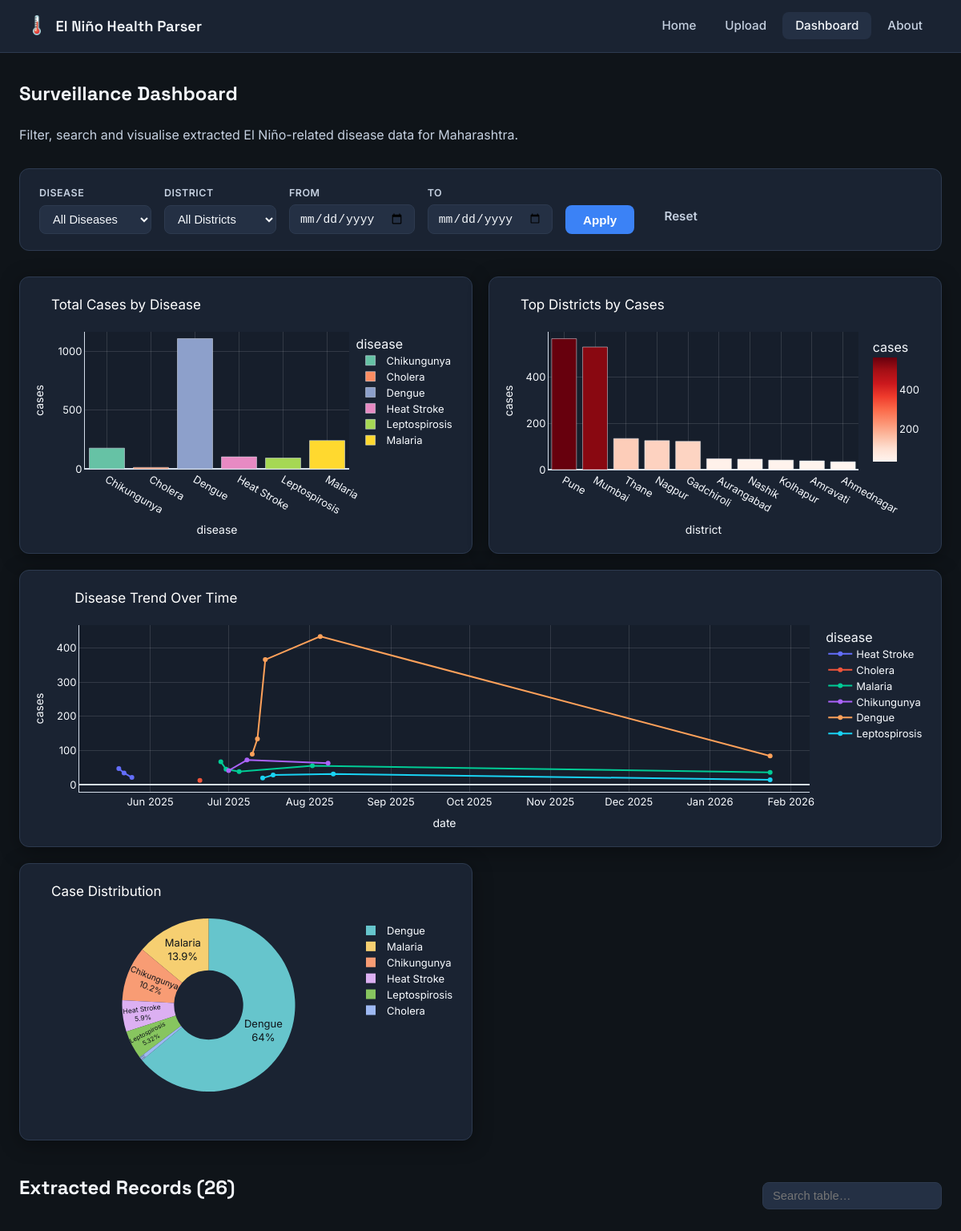
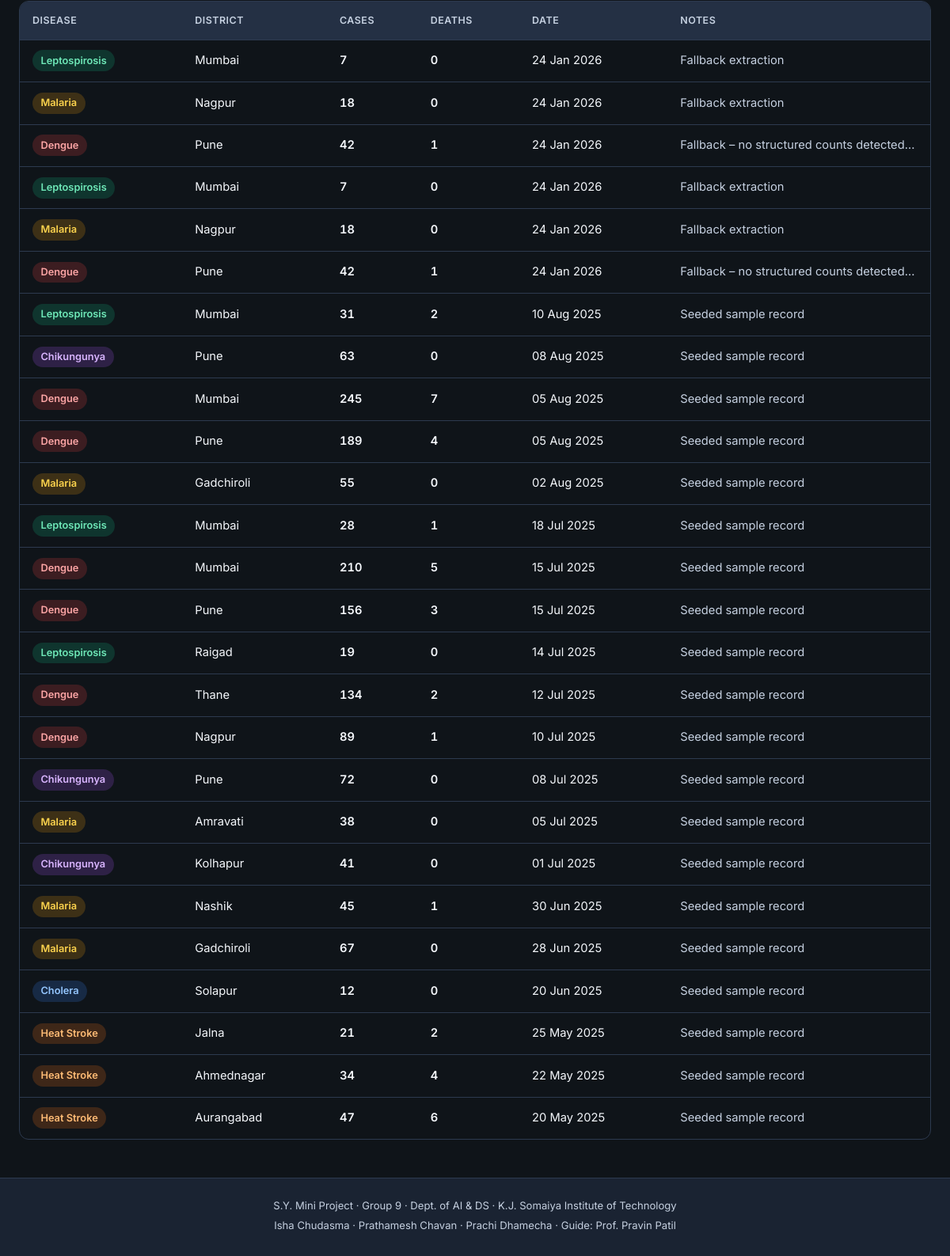
/dashboard, run on the app's committed database (2 pictures, top to bottom).
### app.py (models this page shows)
class DiseaseRecord(db.Model):
    __tablename__ = "disease_records"
    id = db.Column(db.Integer, primary_key=True)
    bulletin_id = db.Column(db.Integer, db.ForeignKey("bulletins.id"), nullable=False)
    disease = db.Column(db.String(100), nullable=False, index=True)
    district = db.Column(db.String(100), nullable=False, index=True)
    cases = db.Column(db.Integer, default=0)
    deaths = db.Column(db.Integer, default=0)
    report_date = db.Column(db.Date, index=True)
    notes = db.Column(db.String(255))
    created_at = db.Column(db.DateTime, default=datetime.utcnow)

### app.py (the view)
@app.route("/dashboard")
def dashboard():
    disease_filter = request.args.get("disease", "")
    district_filter = request.args.get("district", "")
    date_from = request.args.get("date_from", "")
    date_to = request.args.get("date_to", "")
    query = DiseaseRecord.query
    if disease_filter:
        query = query.filter(DiseaseRecord.disease == disease_filter)
    if district_filter:
        query = query.filter(DiseaseRecord.district == district_filter)
    if date_from:
        try:
            query = query.filter(DiseaseRecord.report_date >= datetime.strptime(date_from, "%Y-%m-%d").date())
        except ValueError:
            pass
    if date_to:
        try:
            query = query.filter(DiseaseRecord.report_date <= datetime.strptime(date_to, "%Y-%m-%d").date())
        except ValueError:
            pass
    records = query.order_by(DiseaseRecord.report_date.desc()).all()
    all_records = DiseaseRecord.query.all()
    df = pd.DataFrame([{
        "disease": r.disease,
        "district": r.district,
        "cases": r.cases,
        "deaths": r.deaths,
        "date": r.report_date.isoformat() if r.report_date else None,
    } for r in all_records])
    charts = {}
    if not df.empty:
        disease_sum = df.groupby("disease")["cases"].sum().reset_index()
        fig1 = px.bar(disease_sum, x="disease", y="cases", color="disease",
                      title="Total Cases by Disease",
                      color_discrete_sequence=px.colors.qualitative.Set2)
        style_fig(fig1)
        charts["by_disease"] = json.dumps(fig1, cls=PlotlyJSONEncoder)
        dist_sum = df.groupby("district")["cases"].sum().nlargest(10).reset_index()
        fig2 = px.bar(dist_sum, x="district", y="cases", color="cases",
                      title="Top Districts by Cases",
                      color_continuous_scale="Reds")
        style_fig(fig2)
        charts["by_district"] = json.dumps(fig2, cls=PlotlyJSONEncoder)
        if "date" in df.columns and df["date"].notna().any():
            trend = df.groupby(["date", "disease"])["cases"].sum().reset_index()
            fig3 = px.line(trend, x="date", y="cases", color="disease",
                           title="Disease Trend Over Time", markers=True)
            style_fig(fig3)
            charts["trend"] = json.dumps(fig3, cls=PlotlyJSONEncoder)
        fig4 = px.pie(disease_sum, names="disease", values="cases",
                      title="Case Distribution", hole=0.4,
                      color_discrete_sequence=px.colors.qualitative.Pastel)
        style_fig(fig4)
        fig4.update_traces(textposition="inside", textinfo="percent+label",
                           textfont=dict(color="#0f1419", size=13))
        charts["pie"] = json.dumps(fig4, cls=PlotlyJSONEncoder)
    all_diseases = [r[0] for r in db.session.query(DiseaseRecord.disease).distinct()]
    all_districts = [r[0] for r in db.session.query(DiseaseRecord.district).distinct()]
    return render_template(
        "dashboard.html",
        records=records,
        charts=charts,
        all_diseases=sorted(all_diseases),
        all_districts=sorted(all_districts),
        disease_filter=disease_filter,
        district_filter=district_filter,
        date_from=date_from,
        date_to=date_to,
    )

### templates/dashboard.html (shortened to what this page needs)
{% extends "base.html" %}
{% block content %}
<section class="page-header">
  <h1>Surveillance Dashboard</h1>
  <p>Filter, search and visualise extracted El Niño-related disease data for Maharashtra.</p>
</section>
<form class="filter-bar" method="GET" action="{{ url_for('dashboard') }}">
  <div class="filter-group">
    <label for="disease">Disease</label>
    <select name="disease" id="disease">
      <option value="">All Diseases</option>
    </select>
  </div>
  <div class="filter-group">
    <label for="district">District</label>
    <select name="district" id="district">
      <option value="">All Districts</option>
    </select>
  </div>
  <div class="filter-group">
    <label for="date_from">From</label>
    <input type="date" name="date_from" id="date_from" value="{{ date_from }}">
  </div>
  <div class="filter-group">
    <label for="date_to">To</label>
    <input type="date" name="date_to" id="date_to" value="{{ date_to }}">
  </div>
  <button type="submit" class="btn btn-primary">Apply</button>
  <a href="{{ url_for('dashboard') }}" class="btn btn-ghost">Reset</a>
</form>
{% if charts %}
<div class="chart-grid">
  {% if charts.by_disease %}
  <div class="chart-card">
    <div id="chart-disease" class="chart"></div>
  </div>
  {% endif %}
  {% if charts.by_district %}
  <div class="chart-card">
    <div id="chart-district" class="chart"></div>
  </div>
  {% endif %}
  {% if charts.trend %}
  <div class="chart-card chart-wide">
    <div id="chart-trend" class="chart"></div>
  </div>
  {% endif %}
  {% if charts.pie %}
  <div class="chart-card">
    <div id="chart-pie" class="chart"></div>
  </div>
  {% endif %}
</div>
{% else %}
<div class="empty-state">
  <p>No data yet. <a href="{{ url_for('seed') }}">Load demo data</a> or <a href="{{ url_for('upload') }}">upload a bulletin</a>.</p>
</div>
{% endif %}
<section class="records-section">
  <div class="section-header">
    <h2>Extracted Records ({{ records|length }})</h2>
    <div class="table-actions">
      <input type="search" id="tableSearch" placeholder="Search table…" class="search-input">
    </div>
  </div>
  <div class="table-wrap">
    <table class="data-table" id="recordsTable">
      <thead>
        <tr>
          <th>Disease</th>
          <th>District</th>
          <th>Cases</th>
          <th>Deaths</th>
          <th>Date</th>
          <th>Notes</th>
        </tr>
      </thead>
      <tbody>
        {% for r in records %}
        <tr>
          <td><span class="badge badge-{{ r.disease|lower|replace(' ', '-') }}">{{ r.disease }}</span></td>
          <td>{{ r.district }}</td>
          <td class="num">{{ r.cases }}</td>
          <td class="num">{{ r.deaths }}</td>
          <td>{{ r.report_date.strftime('%d %b %Y') if r.report_date else '—' }}</td>
          <td class="notes">{{ r.notes or '—' }}</td>
        </tr>
        {% else %}
        <tr><td colspan="6" class="empty">No matching records.</td></tr>
        {% endfor %}
      </tbody>
    </table>
  </div>
</section>
{% endblock %}

### templates/base.html (shortened to what this page needs)
<!DOCTYPE html>
<html lang="en">
<head>
  <link rel="stylesheet" href="{{ url_for('static', filename='css/style.css') }}">
</head>
<body>
  <nav class="navbar">
    <div class="nav-brand">
      <span class="logo-icon">🌡️</span>
      <span class="logo-text">El Niño Health Parser</span>
    </div>
    <ul class="nav-links">
      <li><a href="{{ url_for('index') }}" class="{% if request.endpoint == 'index' %}active{% endif %}">Home</a></li>
      <li><a href="{{ url_for('upload') }}" class="{% if request.endpoint == 'upload' %}active{% endif %}">Upload</a></li>
      <li><a href="{{ url_for('dashboard') }}" class="{% if request.endpoint == 'dashboard' %}active{% endif %}">Dashboard</a></li>
      <li><a href="{{ url_for('about') }}" class="{% if request.endpoint == 'about' %}active{% endif %}">About</a></li>
    </ul>
  </nav>
  <main class="main-content">
    {% block content %}{% endblock %}
  </main>
  <footer class="footer">
    <p>S.Y. Mini Project · Group 9 · Dept. of AI &amp; DS · K.J. Somaiya Institute of Technology</p>
    <p>Isha Chudasma · Prathamesh Chavan · Prachi Dhamecha · Guide: Prof. Pravin Patil</p>
  </footer>
</body>
</html>

### data on the page
DiseaseRecord: disease "Leptospirosis", district "Mumbai", cases "7", deaths "0", report_date "24 Jan 2026", notes "Fallback extraction"
DiseaseRecord: disease "Malaria", district "Nagpur", cases "18", deaths "0", report_date "24 Jan 2026", notes "Fallback extraction"
DiseaseRecord: disease "Dengue", district "Pune", cases "42", deaths "1", report_date "24 Jan 2026", notes "Fallback – no structured counts detected…"
DiseaseRecord: disease "Leptospirosis", district "Mumbai", cases "7", deaths "0", report_date "24 Jan 2026", notes "Fallback extraction"
DiseaseRecord: disease "Malaria", district "Nagpur", cases "18", deaths "0", report_date "24 Jan 2026", notes "Fallback extraction"
DiseaseRecord: disease "Dengue", district "Pune", cases "42", deaths "1", report_date "24 Jan 2026", notes "Fallback – no structured counts detected…"
DiseaseRecord: disease "Leptospirosis", district "Mumbai", cases "31", deaths "2", report_date "10 Aug 2025", notes "Seeded sample record"
DiseaseRecord: disease "Chikungunya", district "Pune", cases "63", deaths "0", report_date "08 Aug 2025", notes "Seeded sample record"
DiseaseRecord: disease "Dengue", district "Mumbai", cases "245", deaths "7", report_date "05 Aug 2025", notes "Seeded sample record"
DiseaseRecord: disease "Dengue", district "Pune", cases "189", deaths "4", report_date "05 Aug 2025", notes "Seeded sample record"
DiseaseRecord: disease "Malaria", district "Gadchiroli", cases "55", deaths "0", report_date "02 Aug 2025", notes "Seeded sample record"
DiseaseRecord: disease "Leptospirosis", district "Mumbai", cases "28", deaths "1", report_date "18 Jul 2025", notes "Seeded sample record"
DiseaseRecord: disease "Dengue", district "Mumbai", cases "210", deaths "5", report_date "15 Jul 2025", notes "Seeded sample record"
DiseaseRecord: disease "Dengue", district "Pune", cases "156", deaths "3", report_date "15 Jul 2025", notes "Seeded sample record"
DiseaseRecord: disease "Leptospirosis", district "Raigad", cases "19", deaths "0", report_date "14 Jul 2025", notes "Seeded sample record"
DiseaseRecord: disease "Dengue", district "Thane", cases "134", deaths "2", report_date "12 Jul 2025", notes "Seeded sample record"
DiseaseRecord: disease "Dengue", district "Nagpur", cases "89", deaths "1", report_date "10 Jul 2025", notes "Seeded sample record"
DiseaseRecord: disease "Chikungunya", district "Pune", cases "72", deaths "0", report_date "08 Jul 2025", notes "Seeded sample record"
DiseaseRecord: disease "Malaria", district "Amravati", cases "38", deaths "0", report_date "05 Jul 2025", notes "Seeded sample record"
DiseaseRecord: disease "Chikungunya", district "Kolhapur", cases "41", deaths "0", report_date "01 Jul 2025", notes "Seeded sample record"
DiseaseRecord: disease "Malaria", district "Nashik", cases "45", deaths "1", report_date "30 Jun 2025", notes "Seeded sample record"
DiseaseRecord: disease "Malaria", district "Gadchiroli", cases "67", deaths "0", report_date "28 Jun 2025", notes "Seeded sample record"
DiseaseRecord: disease "Cholera", district "Solapur", cases "12", deaths "0", report_date "20 Jun 2025", notes "Seeded sample record"
DiseaseRecord: disease "Heat Stroke", district "Jalna", cases "21", deaths "2", report_date "25 May 2025", notes "Seeded sample record"
DiseaseRecord: disease "Heat Stroke", district "Ahmednagar", cases "34", deaths "4", report_date "22 May 2025", notes "Seeded sample record"
DiseaseRecord: disease "Heat Stroke", district "Aurangabad", cases "47", deaths "6", report_date "20 May 2025", notes "Seeded sample record"

### other printed values
{{ records|length }} "26"
